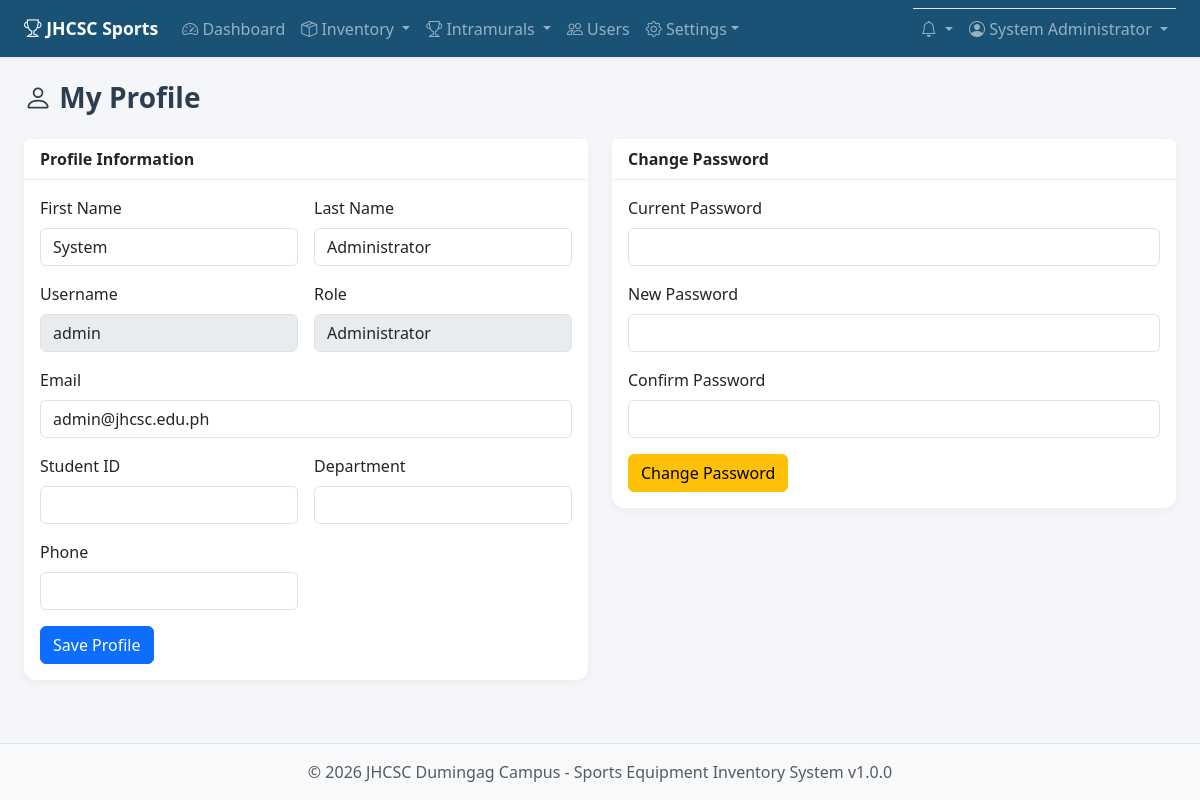
The app's page /profile.php (signed in) with its own data.
### tables this page shows
CREATE TABLE IF NOT EXISTS users (
    id INT AUTO_INCREMENT PRIMARY KEY,
    username VARCHAR(50) NOT NULL UNIQUE,
    email VARCHAR(100) NOT NULL UNIQUE,
    password VARCHAR(255) NOT NULL,
    first_name VARCHAR(50) NOT NULL,
    last_name VARCHAR(50) NOT NULL,
    student_id VARCHAR(20) DEFAULT NULL,
    department VARCHAR(100) DEFAULT NULL,
    phone VARCHAR(20) DEFAULT NULL,
    role ENUM('admin', 'coordinator', 'staff', 'unit_manager', 'coach', 'tabulator', 'student') NOT NULL DEFAULT 'student',
    team_id INT DEFAULT NULL,
    avatar VARCHAR(255) DEFAULT NULL,
    is_active TINYINT(1) NOT NULL DEFAULT 1,
    created_at TIMESTAMP DEFAULT CURRENT_TIMESTAMP,
    updated_at TIMESTAMP DEFAULT CURRENT_TIMESTAMP ON UPDATE CURRENT_TIMESTAMP
);

### includes/auth.php (called while the page is built, shortened)
<?php
require_once __DIR__ . '/../config/config.php';
require_once __DIR__ . '/functions.php';
function getCurrentUser(): ?array
{
    $db = getDB();
    $stmt = $db->prepare('SELECT u.*, t.name as team_name, t.color as team_color, t.short_name as team_short_name
        FROM users u
        LEFT JOIN intramural_teams t ON u.team_id = t.id
        WHERE u.id = ?');
    $stmt->execute([$_SESSION['user_id']]);
    $user = $stmt->fetch() ?: null;
    return $user;
}
function getAllRoles(): array
{
    return [
        'admin' => 'Administrator',
        'coordinator' => 'Sports Coordinator',
        'staff' => 'Sports Staff',
        'unit_manager' => 'Unit Manager',
        'coach' => 'Coach',
        'tabulator' => 'Tabulator',
        'student' => 'Student',
    ];
}

### includes/functions.php (called while the page is built, shortened)
<?php
function sanitize(string $input): string
{
    return htmlspecialchars(trim($input), ENT_QUOTES, 'UTF-8');
}
function roleLabel(string $role): string
{
    $labels = getAllRoles();
    return $labels[$role] ?? ucfirst(str_replace('_', ' ', $role));
}

### profile.php (the view, shortened to what this page needs)
<?php
require_once __DIR__ . '/includes/auth.php';
$user = getCurrentUser();
require_once __DIR__ . '/includes/header.php';
?>
<div class="page-header"><h1><i class="bi bi-person"></i> My Profile</h1></div>
<div class="row g-4">
    <div class="col-lg-6">
        <div class="card">
            <div class="card-header">Profile Information</div>
            <div class="card-body">
                <form method="POST">
                    <div class="row g-3">
                        <div class="col-md-6"><label class="form-label">First Name</label><input type="text" name="first_name" class="form-control" value="<?= sanitize($user['first_name']) ?>" required></div>
                        <div class="col-md-6"><label class="form-label">Last Name</label><input type="text" name="last_name" class="form-control" value="<?= sanitize($user['last_name']) ?>" required></div>
                        <div class="col-md-6"><label class="form-label">Username</label><input type="text" class="form-control" value="<?= sanitize($user['username']) ?>" disabled></div>
                        <div class="col-md-6"><label class="form-label">Role</label><input type="text" class="form-control" value="<?= sanitize(roleLabel($user['role'])) ?>" disabled></div>
                        <div class="col-12"><label class="form-label">Email</label><input type="email" name="email" class="form-control" value="<?= sanitize($user['email']) ?>" required></div>
                        <div class="col-md-6"><label class="form-label">Student ID</label><input type="text" name="student_id" class="form-control" value="<?= sanitize($user['student_id'] ?? '') ?>"></div>
                        <div class="col-md-6"><label class="form-label">Department</label><input type="text" name="department" class="form-control" value="<?= sanitize($user['department'] ?? '') ?>"></div>
                        <div class="col-md-6"><label class="form-label">Phone</label><input type="text" name="phone" class="form-control" value="<?= sanitize($user['phone'] ?? '') ?>"></div>
                    </div>
                    <button type="submit" class="btn btn-primary mt-3">Save Profile</button>
                </form>
            </div>
        </div>
    </div>
    <div class="col-lg-6">
        <div class="card">
            <div class="card-header">Change Password</div>
            <div class="card-body">
                <form method="POST">
                    <div class="mb-3"><label class="form-label">Current Password</label><input type="password" name="current_password" class="form-control" required></div>
                    <div class="mb-3"><label class="form-label">New Password</label><input type="password" name="new_password" class="form-control" required minlength="6"></div>
                    <div class="mb-3"><label class="form-label">Confirm Password</label><input type="password" name="confirm_password" class="form-control" required></div>
                    <button type="submit" class="btn btn-warning">Change Password</button>
                </form>
            </div>
        </div>
    </div>
</div>
<?php require_once __DIR__ . '/includes/footer.php'; ?>

### assets/css/style.css (style rules this page uses)
:root { --jhcsc-primary: #1a5276; --jhcsc-secondary: #2e86c1; --jhcsc-accent: #f39c12; }
body { min-height: 100vh; display: flex; flex-direction: column; background-color: var(--theme-body-bg, #f4f6f9); color: var(--theme-text, #2c3e50); }
.card { border: none; border-radius: 12px; box-shadow: 0 2px 10px rgba(0,0,0,0.05); background-color: var(--theme-card-bg, #ffffff); }
.page-header h1 { font-size: 1.75rem; font-weight: 700; color: var(--theme-text, #2c3e50); }
.page-header { margin-bottom: 1.5rem; }
.card-header { background: var(--theme-card-bg, white); border-bottom: 1px solid #eee; font-weight: 600; }

### records on screen
users: first_name "System", last_name "Administrator", username "admin", role "Administrator", email "admin@jhcsc.edu.ph"

### other values on screen
$_SESSION['user_name'] "System Administrator"
APP_CAMPUS "JHCSC Dumingag Campus"
APP_VERSION "1.0.0"
